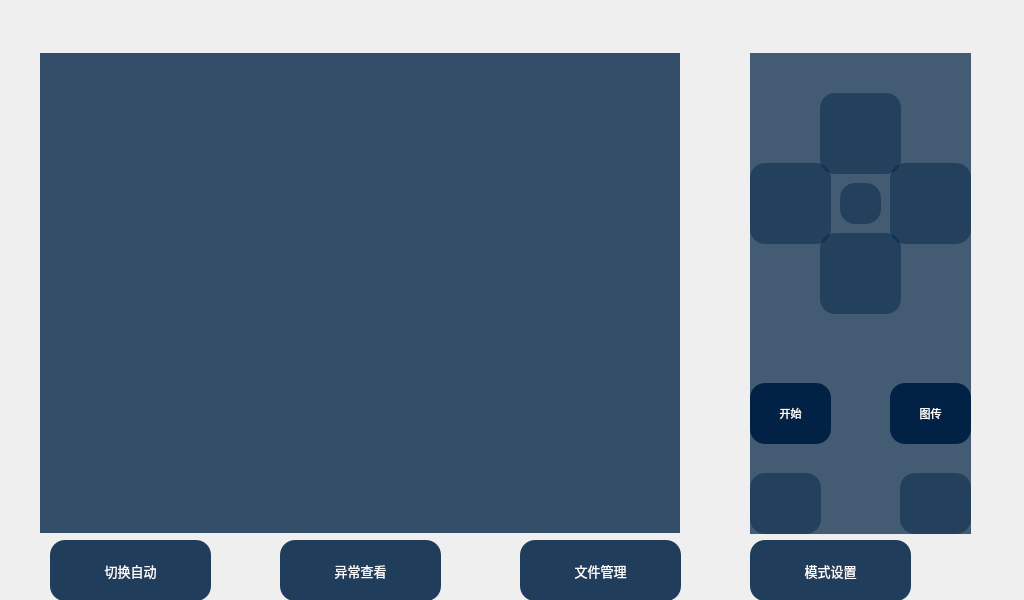
<?xml version="1.0" encoding="UTF-8"?>
<ui version="4.0">
 <class>menu</class>
 <widget class="QWidget" name="menu">
  <property name="geometry">
   <rect>
    <x>0</x>
    <y>0</y>
    <width>1024</width>
    <height>600</height>
   </rect>
  </property>
  <property name="font">
   <font>
    <family>Ubuntu</family>
   </font>
  </property>
  <property name="windowTitle">
   <string>menu</string>
  </property>
  <property name="styleSheet">
   <string notr="true">#menu{border-image: url(:/images/menu1.jpg);}

QPushButton {
    color: white;
    padding: 5px;
    border-radius: 15px;
	color: rgba(255, 255,255, 250);
	background-color: rgba(0, 33, 68,220);
	border:none; 
}

QPushButton:hover {
    background-color: #2F42B5;
}

QPushButton:pressed, QPushButton:checked {
    background-color: #2F42B5;
}</string>
  </property>
  <widget class="QPushButton" name="swt_Control_bt">
   <property name="geometry">
    <rect>
     <x>50</x>
     <y>540</y>
     <width>161</width>
     <height>61</height>
    </rect>
   </property>
   <property name="font">
    <font>
     <pointsize>10</pointsize>
    </font>
   </property>
   <property name="focusPolicy">
    <enum>Qt::NoFocus</enum>
   </property>
   <property name="styleSheet">
    <string notr="true"/>
   </property>
   <property name="text">
    <string>切换自动</string>
   </property>
   <property name="icon">
    <iconset resource="images.qrc">
     <normaloff>:/images/auto_model.png</normaloff>:/images/auto_model.png</iconset>
   </property>
   <property name="iconSize">
    <size>
     <width>40</width>
     <height>40</height>
    </size>
   </property>
  </widget>
  <widget class="QLabel" name="ctl_Frame_sw">
   <property name="geometry">
    <rect>
     <x>40</x>
     <y>53</y>
     <width>640</width>
     <height>480</height>
    </rect>
   </property>
   <property name="styleSheet">
    <string notr="true">background-color: rgba(0, 33, 68,200);</string>
   </property>
   <property name="text">
    <string/>
   </property>
  </widget>
  <widget class="QStackedWidget" name="ctl_Panel_sw">
   <property name="geometry">
    <rect>
     <x>750</x>
     <y>53</y>
     <width>221</width>
     <height>481</height>
    </rect>
   </property>
   <property name="styleSheet">
    <string notr="true">background-color: rgba(0, 33, 68,120);</string>
   </property>
   <property name="currentIndex">
    <number>0</number>
   </property>
   <widget class="QWidget" name="page">
    <widget class="QPushButton" name="turn_up_bt">
     <property name="geometry">
      <rect>
       <x>70</x>
       <y>40</y>
       <width>81</width>
       <height>81</height>
      </rect>
     </property>
     <property name="focusPolicy">
      <enum>Qt::NoFocus</enum>
     </property>
     <property name="styleSheet">
      <string notr="true">border-image: url(:/images/up.png);</string>
     </property>
     <property name="text">
      <string/>
     </property>
     <property name="autoRepeat">
      <bool>true</bool>
     </property>
     <property name="autoRepeatDelay">
      <number>30</number>
     </property>
     <property name="autoRepeatInterval">
      <number>30</number>
     </property>
    </widget>
    <widget class="QPushButton" name="turn_reset_bt">
     <property name="geometry">
      <rect>
       <x>90</x>
       <y>130</y>
       <width>41</width>
       <height>41</height>
      </rect>
     </property>
     <property name="focusPolicy">
      <enum>Qt::NoFocus</enum>
     </property>
     <property name="styleSheet">
      <string notr="true">border-image: url(:/images/reset.png);</string>
     </property>
     <property name="text">
      <string/>
     </property>
    </widget>
    <widget class="QPushButton" name="turn_left_bt">
     <property name="geometry">
      <rect>
       <x>0</x>
       <y>110</y>
       <width>81</width>
       <height>81</height>
      </rect>
     </property>
     <property name="focusPolicy">
      <enum>Qt::NoFocus</enum>
     </property>
     <property name="styleSheet">
      <string notr="true">border-image: url(:/images/left.png);</string>
     </property>
     <property name="text">
      <string/>
     </property>
     <property name="autoRepeat">
      <bool>true</bool>
     </property>
     <property name="autoRepeatDelay">
      <number>30</number>
     </property>
     <property name="autoRepeatInterval">
      <number>30</number>
     </property>
    </widget>
    <widget class="QPushButton" name="turn_right_bt">
     <property name="geometry">
      <rect>
       <x>140</x>
       <y>110</y>
       <width>81</width>
       <height>81</height>
      </rect>
     </property>
     <property name="focusPolicy">
      <enum>Qt::NoFocus</enum>
     </property>
     <property name="styleSheet">
      <string notr="true">border-image: url(:/images/right.png);</string>
     </property>
     <property name="text">
      <string/>
     </property>
     <property name="autoRepeat">
      <bool>true</bool>
     </property>
     <property name="autoRepeatDelay">
      <number>30</number>
     </property>
     <property name="autoRepeatInterval">
      <number>30</number>
     </property>
    </widget>
    <widget class="QPushButton" name="turn_down_bt">
     <property name="geometry">
      <rect>
       <x>70</x>
       <y>180</y>
       <width>81</width>
       <height>81</height>
      </rect>
     </property>
     <property name="focusPolicy">
      <enum>Qt::NoFocus</enum>
     </property>
     <property name="styleSheet">
      <string notr="true">border-image: url(:/images/down.png);</string>
     </property>
     <property name="text">
      <string/>
     </property>
     <property name="autoRepeat">
      <bool>true</bool>
     </property>
     <property name="autoRepeatDelay">
      <number>30</number>
     </property>
     <property name="autoRepeatInterval">
      <number>30</number>
     </property>
    </widget>
    <widget class="QPushButton" name="get_photo_bt">
     <property name="geometry">
      <rect>
       <x>0</x>
       <y>420</y>
       <width>71</width>
       <height>61</height>
      </rect>
     </property>
     <property name="focusPolicy">
      <enum>Qt::NoFocus</enum>
     </property>
     <property name="styleSheet">
      <string notr="true">border-image: url(:/images/camera.png);</string>
     </property>
     <property name="text">
      <string/>
     </property>
    </widget>
    <widget class="QPushButton" name="get_video_bt">
     <property name="geometry">
      <rect>
       <x>150</x>
       <y>420</y>
       <width>71</width>
       <height>61</height>
      </rect>
     </property>
     <property name="focusPolicy">
      <enum>Qt::NoFocus</enum>
     </property>
     <property name="styleSheet">
      <string notr="true">border-image: url(:/images/capture.png);</string>
     </property>
     <property name="text">
      <string/>
     </property>
    </widget>
    <widget class="QPushButton" name="capture_bt">
     <property name="geometry">
      <rect>
       <x>0</x>
       <y>330</y>
       <width>81</width>
       <height>61</height>
      </rect>
     </property>
     <property name="font">
      <font>
       <pointsize>8</pointsize>
      </font>
     </property>
     <property name="focusPolicy">
      <enum>Qt::NoFocus</enum>
     </property>
     <property name="styleSheet">
      <string notr="true">QPushButton {
    color: white;
    padding: 5px;
    border-radius: 15px;
	color: rgba(255, 255,255, 250);
	background-color: rgba(0, 33, 68,250);
	border:none; 
}

QPushButton:hover {
    background-color: #2F42B5;
}

QPushButton:pressed, QPushButton:checked {
    color: #2F42B5;
}</string>
     </property>
     <property name="text">
      <string>开始</string>
     </property>
    </widget>
    <widget class="QPushButton" name="mqtt_transfer_bt">
     <property name="geometry">
      <rect>
       <x>140</x>
       <y>330</y>
       <width>81</width>
       <height>61</height>
      </rect>
     </property>
     <property name="font">
      <font>
       <pointsize>8</pointsize>
      </font>
     </property>
     <property name="focusPolicy">
      <enum>Qt::NoFocus</enum>
     </property>
     <property name="styleSheet">
      <string notr="true">QPushButton {
    color: white;
    padding: 5px;
    border-radius: 15px;
	color: rgba(255, 255,255, 250);
	background-color: rgba(0, 33, 68,250);
	border:none; 
}

QPushButton:hover {
    background-color: #2F42B5;
}

QPushButton:pressed, QPushButton:checked {
    color: #2F42B5;
}</string>
     </property>
     <property name="text">
      <string>图传</string>
     </property>
    </widget>
   </widget>
   <widget class="QWidget" name="page_2">
    <widget class="QSlider" name="angle_slider">
     <property name="geometry">
      <rect>
       <x>40</x>
       <y>140</y>
       <width>29</width>
       <height>271</height>
      </rect>
     </property>
     <property name="focusPolicy">
      <enum>Qt::NoFocus</enum>
     </property>
     <property name="styleSheet">
      <string notr="true">background-color: rgba(0, 33, 68,10);


</string>
     </property>
     <property name="orientation">
      <enum>Qt::Vertical</enum>
     </property>
     <property name="invertedAppearance">
      <bool>true</bool>
     </property>
    </widget>
    <widget class="QSlider" name="speed_slider">
     <property name="geometry">
      <rect>
       <x>150</x>
       <y>140</y>
       <width>29</width>
       <height>271</height>
      </rect>
     </property>
     <property name="focusPolicy">
      <enum>Qt::NoFocus</enum>
     </property>
     <property name="styleSheet">
      <string notr="true">background-color: rgba(0, 33, 68,10);</string>
     </property>
     <property name="orientation">
      <enum>Qt::Vertical</enum>
     </property>
     <property name="invertedAppearance">
      <bool>true</bool>
     </property>
    </widget>
    <widget class="QPushButton" name="auto_btn">
     <property name="geometry">
      <rect>
       <x>60</x>
       <y>0</y>
       <width>91</width>
       <height>71</height>
      </rect>
     </property>
     <property name="font">
      <font>
       <pointsize>8</pointsize>
      </font>
     </property>
     <property name="text">
      <string>自动旋转</string>
     </property>
    </widget>
    <widget class="QLabel" name="label_2">
     <property name="geometry">
      <rect>
       <x>10</x>
       <y>70</y>
       <width>91</width>
       <height>71</height>
      </rect>
     </property>
     <property name="font">
      <font>
       <pointsize>8</pointsize>
      </font>
     </property>
     <property name="styleSheet">
      <string notr="true">color: rgb(255, 255, 255);
background-color: rgba(0, 33, 68,10);</string>
     </property>
     <property name="text">
      <string>角度控制</string>
     </property>
     <property name="alignment">
      <set>Qt::AlignCenter</set>
     </property>
    </widget>
    <widget class="QLabel" name="label_3">
     <property name="geometry">
      <rect>
       <x>120</x>
       <y>70</y>
       <width>91</width>
       <height>71</height>
      </rect>
     </property>
     <property name="font">
      <font>
       <pointsize>8</pointsize>
      </font>
     </property>
     <property name="styleSheet">
      <string notr="true">color: rgb(255, 255, 255);
background-color: rgba(0, 33, 68,10);</string>
     </property>
     <property name="text">
      <string>速度控制</string>
     </property>
     <property name="alignment">
      <set>Qt::AlignCenter</set>
     </property>
    </widget>
   </widget>
  </widget>
  <widget class="QPushButton" name="exp_Check_bt">
   <property name="geometry">
    <rect>
     <x>280</x>
     <y>540</y>
     <width>161</width>
     <height>61</height>
    </rect>
   </property>
   <property name="font">
    <font>
     <pointsize>10</pointsize>
    </font>
   </property>
   <property name="focusPolicy">
    <enum>Qt::NoFocus</enum>
   </property>
   <property name="styleSheet">
    <string notr="true"/>
   </property>
   <property name="text">
    <string>异常查看</string>
   </property>
   <property name="icon">
    <iconset resource="images.qrc">
     <normaloff>:/images/exception.png</normaloff>:/images/exception.png</iconset>
   </property>
   <property name="iconSize">
    <size>
     <width>40</width>
     <height>40</height>
    </size>
   </property>
  </widget>
  <widget class="QPushButton" name="file_Manage_bt">
   <property name="geometry">
    <rect>
     <x>520</x>
     <y>540</y>
     <width>161</width>
     <height>61</height>
    </rect>
   </property>
   <property name="font">
    <font>
     <pointsize>10</pointsize>
    </font>
   </property>
   <property name="focusPolicy">
    <enum>Qt::NoFocus</enum>
   </property>
   <property name="styleSheet">
    <string notr="true"/>
   </property>
   <property name="text">
    <string>文件管理</string>
   </property>
   <property name="icon">
    <iconset resource="images.qrc">
     <normaloff>:/images/file_manager.png</normaloff>:/images/file_manager.png</iconset>
   </property>
   <property name="iconSize">
    <size>
     <width>40</width>
     <height>40</height>
    </size>
   </property>
  </widget>
  <widget class="QPushButton" name="mode_Setup_bt">
   <property name="geometry">
    <rect>
     <x>750</x>
     <y>540</y>
     <width>161</width>
     <height>61</height>
    </rect>
   </property>
   <property name="font">
    <font>
     <pointsize>10</pointsize>
    </font>
   </property>
   <property name="focusPolicy">
    <enum>Qt::NoFocus</enum>
   </property>
   <property name="styleSheet">
    <string notr="true"/>
   </property>
   <property name="text">
    <string>模式设置</string>
   </property>
   <property name="icon">
    <iconset resource="images.qrc">
     <normaloff>:/images/settings.png</normaloff>:/images/settings.png</iconset>
   </property>
   <property name="iconSize">
    <size>
     <width>40</width>
     <height>40</height>
    </size>
   </property>
  </widget>
  <widget class="QLabel" name="currentTime_lb">
   <property name="geometry">
    <rect>
     <x>540</x>
     <y>10</y>
     <width>451</width>
     <height>41</height>
    </rect>
   </property>
   <property name="styleSheet">
    <string notr="true"/>
   </property>
   <property name="text">
    <string/>
   </property>
   <property name="alignment">
    <set>Qt::AlignRight|Qt::AlignTrailing|Qt::AlignVCenter</set>
   </property>
  </widget>
  <widget class="QLabel" name="fps_lbl">
   <property name="geometry">
    <rect>
     <x>50</x>
     <y>120</y>
     <width>81</width>
     <height>41</height>
    </rect>
   </property>
   <property name="styleSheet">
    <string notr="true">color: rgb(224, 18, 18);</string>
   </property>
   <property name="text">
    <string/>
   </property>
  </widget>
 </widget>
 <layoutdefault spacing="6" margin="11"/>
 <resources>
  <include location="images.qrc"/>
 </resources>
 <connections/>
</ui>
